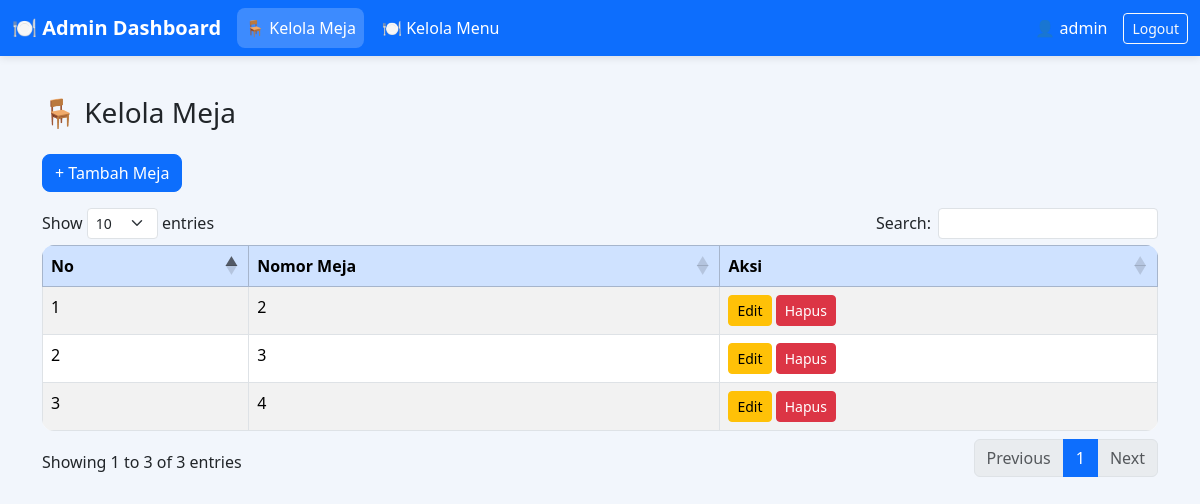
The app's page /admin/meja.php (signed in) with its own data.
### tables this page shows
CREATE TABLE `meja` (
  `id` int(11) NOT NULL,
  `nomor_meja` varchar(10) DEFAULT NULL
);

### admin/meja.php (the view, shortened to what this page needs)
<?php
include '../config/koneksi.php';
?>
<!DOCTYPE html>
<html lang="id">
<head>
    <link href="https://cdn.jsdelivr.net/npm/bootstrap@5.3.2/dist/css/bootstrap.min.css" rel="stylesheet">
    <link href="https://cdn.datatables.net/1.13.4/css/dataTables.bootstrap5.min.css" rel="stylesheet">
</head>
<body>
<nav class="navbar navbar-expand-lg navbar-dark bg-primary fixed-top">
    <div class="container-fluid">
        <a class="navbar-brand fw-bold" href="dashboard.php">🍽️ Admin Dashboard</a>
        <div class="collapse navbar-collapse" id="navbarAdmin">
            <ul class="navbar-nav me-auto mb-2 mb-lg-0">
                <li class="nav-item">
                    <a class="nav-link active" href="meja.php">🪑 Kelola Meja</a>
                </li>
                <li class="nav-item">
                    <a class="nav-link" href="menu.php">🍽️ Kelola Menu</a>
                </li>
            </ul>
            <span class="text-white me-3">👤 <?= $_SESSION['username']; ?></span>
            <a href="../logout.php" class="btn btn-outline-light btn-sm">Logout</a>
        </div>
    </div>
</nav>
<div class="container mt-5 pt-5">
    <h3 class="mb-4">🪑 Kelola Meja</h3>
    <button class="btn btn-primary mb-3" data-bs-toggle="modal" data-bs-target="#tambahModal">+ Tambah Meja</button>
    <div class="table-responsive">
        <table id="mejaTable" class="table table-striped table-bordered">
            <thead class="table-primary">
                <tr>
                    <th>No</th>
                    <th>Nomor Meja</th>
                    <th>Aksi</th>
                </tr>
            </thead>
            <tbody>
                <?php
                $no = 1;
                $meja = mysqli_query($koneksi, "SELECT * FROM meja");
                while ($row = mysqli_fetch_assoc($meja)) {
                    echo "<tr>
                            <td>{$no}</td>
                            <td>{$row['nomor_meja']}</td>
                            <td>
                                <a href='#' class='btn btn-warning btn-sm' data-bs-toggle='modal' data-bs-target='#editModal' data-id='{$row['id']}' data-nomor_meja='{$row['nomor_meja']}'>Edit</a>
                                <a href='?hapus={$row['id']}' onclick=\"return confirm('Yakin hapus?')\" class='btn btn-danger btn-sm'>Hapus</a>
                            </td>
                          </tr>";
                    $no++;
                }
                ?>
            </tbody>
        </table>
    </div>
</div>
</body>
</html>

### admin/meja.php (style rules this page uses)
body { background-color: #f2f6fc; }
.navbar { box-shadow: 0 2px 8px rgba(0,0,0,0.1); }
.nav-link { color: white !important; font-weight: 500; margin-right: 10px; padding: 8px 16px; border-radius: 8px; transition: 0.3s; }
.nav-link:hover, .nav-link.active { background-color: rgba(255,255,255,0.2); }
.table { background: white; border-radius: 12px; overflow: hidden; }
.btn-primary { border-radius: 8px; }

### records on screen
meja: nomor_meja "2"
meja: nomor_meja "3"
meja: nomor_meja "4"

### other values on screen
$_SESSION['username'] "admin"
